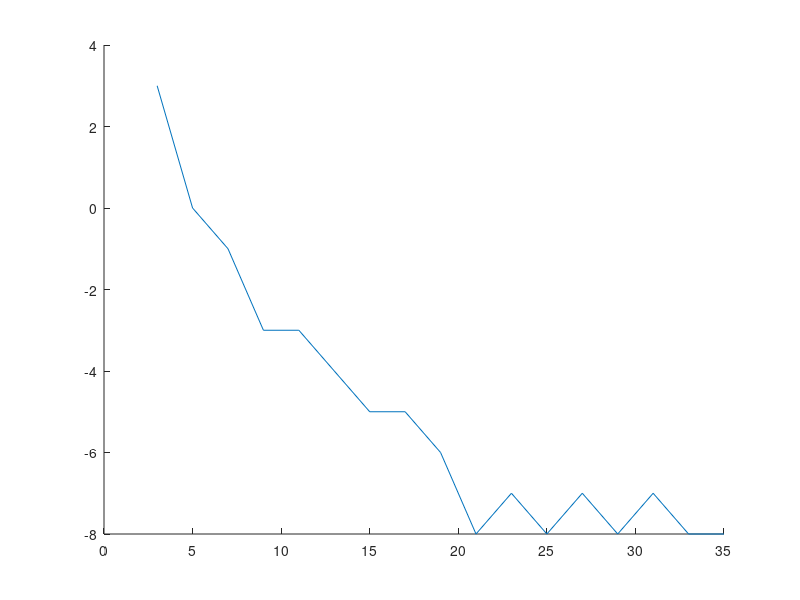

This chart was generated by the following MATLAB code: (Note: this script raises an error after producing the figure.)
clc;clear;close all;

Lsize=3;
fSize=30;
Ns=3:2:35;
NLThr=[3,0,-1,-3,-3,-4,-5,-5,-6,-8,-7,-8,-7,-8,-7,-8,-8];

opt.Linewidth=Lsize;
opt.Marker='o';
opt.LineStyle='-';

labelOpt={'Interpreter','latex','FontSize', fSize, 'Color', 'black', 'FontWeight', 'bold'};

figure;
plot(Ns,NLThr,opt)
xlabel('Number of channels',labelOpt{:});
ylabel('Nonlinear threshold power, dBm',labelOpt{:});
set(gca,'FontSize', fSize,'FontName','Times New Roman');